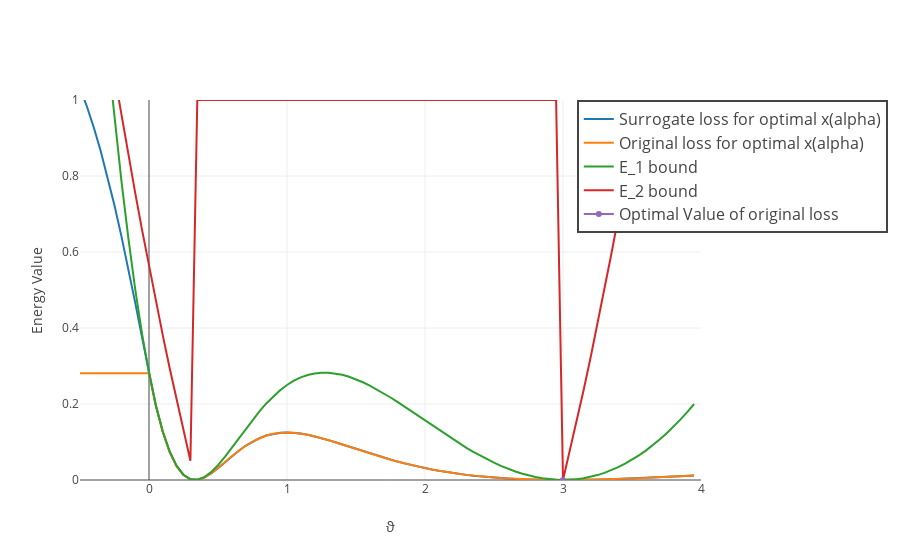

Write notebook code for a chart like this one.
### Code cell
data = []
data.append(go.Scatter(x = theta_range, y=loss_surrogate, name = 'Surrogate loss for optimal x(alpha)'))
data.append(go.Scatter(x = theta_range, y=loss_direct, name = 'Original loss for optimal x(alpha)'))
data.append(go.Scatter(x = theta_range, y=loss_E_1, name = 'E_1 bound'))
data.append(go.Scatter(x = theta_range, y=loss_E_2, name = 'E_2 bound'))

data.append(go.Scatter(x = [theta_range[theta_direct_opt]], 
                       y= [loss_direct[theta_direct_opt]], name='Optimal Value of original loss'))

layout.yaxis['title'] = 'Energy Value'
fig0 = go.Figure(data=data, layout=layout)
ply.iplot(fig0)
